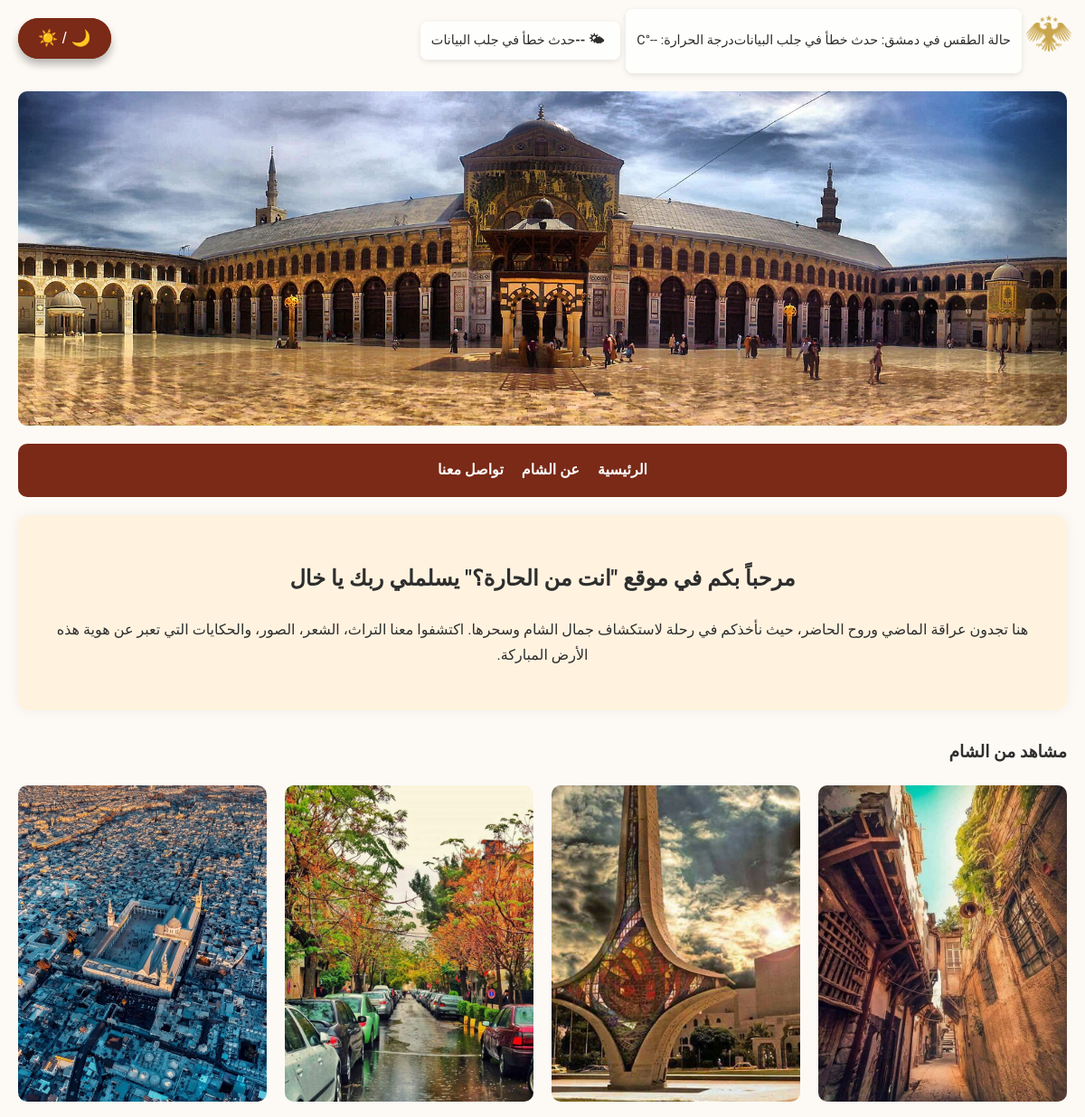
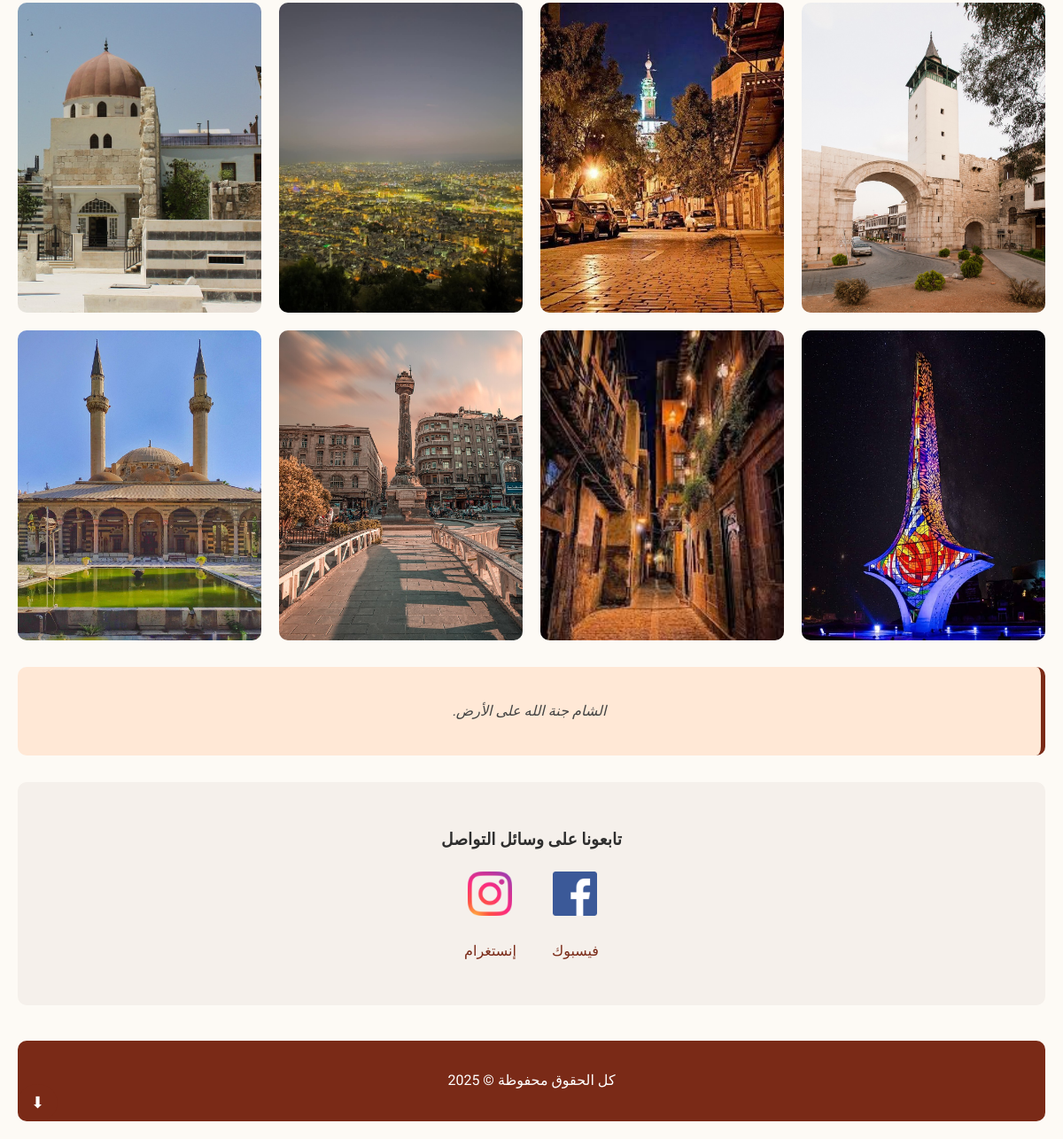
The page / on the database its author committed (2 pictures, top to bottom).
### tables this page shows
CREATE TABLE `welcome_section` (
  `id` int(11) NOT NULL,
  `title` varchar(255) NOT NULL,
  `content` text NOT NULL
);

CREATE TABLE `quotes` (
  `id` int(11) NOT NULL,
  `text` text NOT NULL
);

CREATE TABLE `social_links` (
  `id` int(11) NOT NULL,
  `platform` varchar(50) NOT NULL,
  `url` varchar(255) NOT NULL,
  `icon` varchar(255) NOT NULL
);

### index.php (the view, shortened to what this page needs)
<?php
include 'db.php';
include 'weather.php';
$query = "SELECT title, content FROM welcome_section LIMIT 1";
$result = mysqli_query($conn, $query);
if ($result && mysqli_num_rows($result) > 0) {
    $row = mysqli_fetch_assoc($result);
    $title = htmlspecialchars($row['title']);
    $content = nl2br(htmlspecialchars($row['content']));
} else {
    $title = "عنوان الترحيب غير متوفر";
    $content = "لم يتم العثور على محتوى ترحيبي.";
}
$quoteQuery = "SELECT text FROM quotes WHERE id=1";
$quoteResult = mysqli_query($conn, $quoteQuery);
if ($quoteResult && mysqli_num_rows($quoteResult) > 0) {
    $quoteData = mysqli_fetch_assoc($quoteResult);
    $quoteText = $quoteData['text'];
} else {
    $quoteText = '"الشام جنة الله على الأرض."';
}
$socialQuery = "SELECT platform, url, icon FROM social_links ORDER BY id ASC";
$socialResult = mysqli_query($conn, $socialQuery);
$socialLinks = [];
if ($socialResult && mysqli_num_rows($socialResult) > 0) {
    while ($row = mysqli_fetch_assoc($socialResult)) {
        $socialLinks[] = $row;
    }
}
?>
<!DOCTYPE html>
<html lang="ar" dir="rtl">
<head>
    <link rel="stylesheet" href="style.css">
    <div class="Logo">
        <img src="الهوية_البصرية.png" alt="">
    </div>
    <div class="weather-widget">
      <span class="weather-temp">🌤 <?= is_numeric($weatherTemp) ? round($weatherTemp) . '°C' : '--' ?></span>
      <span class="weather-desc"><?= htmlspecialchars($weatherDesc) ?></span>
    </div>
</head>
<body>
<div class="wrapper about-page">
    <header class="header">
        <?php
        $headerDir = "uploads/header";
        $headerImages = is_dir($headerDir) ? array_diff(scandir($headerDir), ['.', '..']) : [];
        if (!empty($headerImages)) {
            foreach ($headerImages as $headerImage) {
                if (preg_match('/\.(jpg|jpeg|png|gif)$/i', $headerImage)) {
                    echo "<img src='$headerDir/$headerImage' alt='صورة الهيدر'>";
                    break;
                }
            }
        } else {
            echo "<p>لا توجد صورة للهيدر حالياً.</p>";
        }
        ?>
    </header>
    <nav class="navbar" id="mainNav">
        <ul>
            <li><a href="index.php">الرئيسية</a></li>
            <li><a href="3n-alsham.php">عن الشام</a></li>
            <li><a href="#contact">تواصل معنا</a></li>
        </ul>
    </nav>
    <section class="welcome">
        <h2><?= $title ?></h2>
        <p><?= $content ?></p>
    </section>
    <section class="homepage gallery">
        <h3>مشاهد من الشام</h3>
        <div class="images">
            <?php
            $galleryDir = "gallery_images";
            if (is_dir($galleryDir)) {
                $galleryImages = array_values(array_filter(array_diff(scandir($galleryDir), ['.', '..']), function ($img) {
                    return preg_match('/\.(jpg|jpeg|png|gif)$/i', $img);
                }));
                foreach ($galleryImages as $index => $img) {
                    $imageList = json_encode(array_map(function ($i) use ($galleryDir) {
                        return "$galleryDir/$i";
                    }, $galleryImages), JSON_UNESCAPED_SLASHES | JSON_UNESCAPED_UNICODE);
                    echo "<img src='$galleryDir/$img' alt='صورة من الشام' onclick='openModal($imageList, $index)'>";
                }
            } else {
                echo "<p>لا توجد صور في المعرض حالياً.</p>";
            }
            ?>
        </div>
    </section>
    <blockquote class="quote">
        <p><?= htmlspecialchars($quoteText) ?></p>
    </blockquote>
    <section class="social-section" id="contact">
        <h3>تابعونا على وسائل التواصل</h3>
        <div class="social-logos">
            <?php foreach ($socialLinks as $social): ?>
                <div class="social-item">
                    <a href="<?= htmlspecialchars($social['url']) ?>" target="_blank" rel="noopener noreferrer">
                        <img src="<?= htmlspecialchars($social['icon']) ?>" alt="<?= htmlspecialchars($social['platform']) ?>" class="social-logo">
                        <p><?= htmlspecialchars($social['platform']) ?></p>
                    </a>
                </div>
            <?php endforeach; ?>
        </div>
    </section>
    <footer>
        <p>كل الحقوق محفوظة &copy; 2025</p>
    </footer>
</div>
<button id="scrollDown" class="scroll-btn">⬇</button>
<button class="toggle-mode" onclick="document.body.classList.toggle('dark-mode')">🌙 / ☀️</button>
<button class="toggle-mode" onclick="toggleDarkMode()">🌙 / ☀️</button>
</body>
</html>

### style.css (style rules this page uses)
body { font-family: 'Almarai', sans-serif; margin: 0; padding: 0; background-color: #fdfaf5; color: #2e2e2e; line-height: 1.8; direction: rtl; }
a { text-decoration: none; color: #7a2a17; transition: color 0.3s; }
.wrapper { max-width: 1200px; margin: 0 auto; padding: 20px; }
.header img { width: 100%; HEIGHT: 370px; border-radius: 10px; margin-bottom: 20px; }
.navbar { background-color: #7a2a17; padding: 15px; border-radius: 10px; margin-bottom: 20px; }
.navbar ul { list-style: none; display: flex; gap: 20px; justify-content: center; padding: 0; margin: 0; }
.navbar a { color: #fff; font-weight: bold; font-size: 16px; }
.welcome { background-color: #fff3e0; padding: 30px; border-radius: 12px; box-shadow: 0 0 15px rgba(0,0,0,0.05); text-align: center; margin-bottom: 30px; }
.gallery .images { display: grid; grid-template-columns: repeat(4, 1fr); gap: 20px; justify-items: center; }
.gallery img { width: 100%; height: 350px; object-fit: cover; border-radius: 10px; transition: transform 0.3s ease; cursor: pointer; }
.quote { font-style: italic; background-color: #ffe8d6; padding: 20px; border-right: 5px solid #7a2a17; border-radius: 10px; text-align: center; color: #444; margin: 30px 0; }
.social-section { background-color: #f5f0eb; padding: 30px; border-radius: 10px; text-align: center; }
.social-logos { display: flex; justify-content: center; gap: 40px; flex-wrap: wrap; }
.social-logo { width: 50px; height: 50px; margin-bottom: 10px; transition: transform 0.3s; }
footer { text-align: center; padding: 15px; background-color: #7a2a17; color: #fff; border-radius: 10px; margin-top: 40px; }
.scroll-btn { position: fixed; bottom: 20px; left: 20px; background-color: #7a2a17; color: #fff; border: none; padding: 10px 15px; border-radius: 50%; font-size: 18px; cursor: pointer; z-index: 1000; display: none; }
.toggle-mode { position: fixed; top: 20px; left: 20px; z-index: 2000; background: #7a2a17; color: white; border: none; padding: 12px 22px; border-radius: 30px; font-size: 1.1rem; cursor: pointer; box-shadow: 0 6px 10px rgba(0,0,0,0.15); transition: background-color 0.3s ease, transform 0.3s ease; animation: fadeIn 0.8s ease forwards; }
.welcome { animation: slideUp 1s ease forwards; }
.navbar { animation: fadeIn 1s ease-in-out forwards; }
.header img { animation: fadeIn 1.2s ease forwards; }
.gallery img { animation: fadeIn 1s ease forwards; }
.quote { animation: slideRight 1s ease forwards; }
.scroll-btn { animation: fadeIn 0.8s ease forwards; }
.social-logo { animation: fadeIn 1s ease-in-out forwards; }
.weather-widget { display: inline-flex; align-items: center; background: rgba(255,255,255,0.8); padding: 8px 12px; border-radius: 8px; box-shadow: 0 2px 6px rgba(0,0,0,0.1); font-size: 0.9rem; margin: 10px 70PX auto -68px; }
.weather-widget .weather-temp { font-weight: bold; margin-right: 6px; }
.weather-widget .weather-desc { text-transform: capitalize; }
.Logo { position: absolute; top: 10px; right: 10px; width: 60px; height: auto; z-index: 1000; perspective: 1000px; }
.Logo img { width: 100%; animation: flipY 30s ease-in-out infinite; transform-origin: center; display: block; }

### rows shown on the page
welcome_section: title "مرحباً بكم في موقع \"انت من الحارة؟\" يسلملي ربك يا خال", content "هنا تجدون عراقة الماضي وروح الحاضر، حيث نأخذكم في رحلة لاستكشاف جمال الشام وسحرها. اكتشفوا معنا التراث، الشعر، الصور، والحكايات التي تعبر عن هوية هذه الأرض المباركة."
quotes: text "الشام جنة الله على الأرض."
social_links: icon (picture), platform "فيسبوك"
social_links: icon (picture), platform "إنستغرام"

### other values the page prints
$weatherDesc "حدث خطأ في جلب البيانات"
$tempRounded "--"
